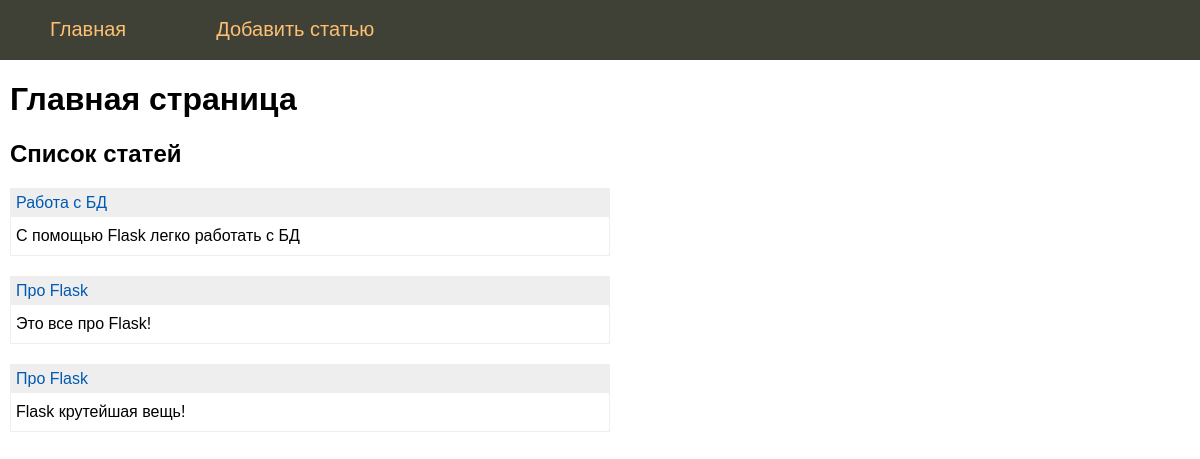
Before: / with the older database file.
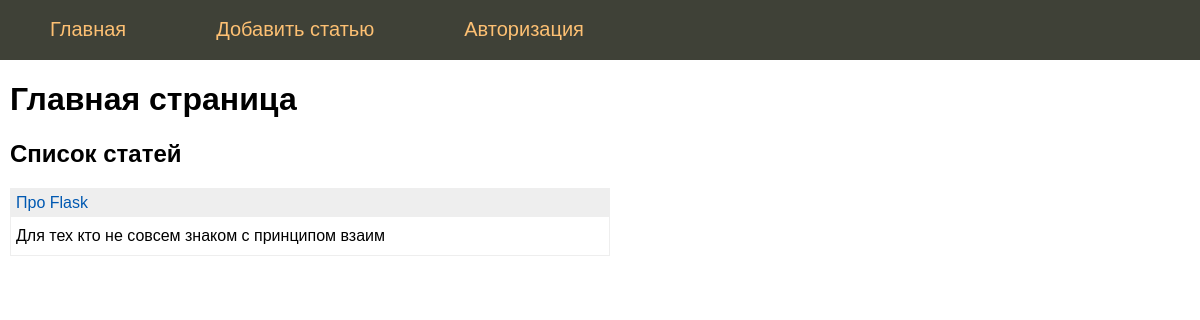
After: the same page with the newer database file.
### tables this page shows
CREATE TABLE mainmenu (
id integer primary key autoincrement,
title text not null,
url text not null
);

CREATE TABLE posts (
id integer PRIMARY KEY AUTOINCREMENT,
title text NOT NULL,
text text NOT NULL,
url text NOT NULL,
time integer NOT NULL
);

### flsite.py (the view)
@app.route("/")
def index():
    db = get_db()
    dbase = FDataBase(db)
    return render_template('index.html', menu = dbase.getMenu(), title="Главная страница", posts=dbase.getPostAnonce())

### FDataBase.py (called while the page is built)
    def getMenu(self):
        sql = '''SELECT * FROM mainmenu'''
        try:
            self.__cur.execute(sql)
            res = self.__cur.fetchall()
            if res: return res
        except:
            print("Ошибка чтения из БД")
        return[]

    def getPostAnonce(self):
        try:
            self.__cur.execute(f"SELECT id, title, text, url FROM posts ORDER BY time DESC")
            res = self.__cur.fetchall()
            if res: return res
        except sqlite3.Error as e:
            print("Ошибка получения стсьи из БД " +str(e))
        return []

### flsite.py (called while the page is built)
def connect_db():
    conn = sqlite3.connect(app.config['DATABASE'])
    conn.row_factory = sqlite3.Row
    return conn

def get_db():
    if not hasattr(g, 'link_db'):
        g.link_db = connect_db()
    return g.link_db

### templates/index.html
{% extends 'base.html' %}
{% block content %}
{{ super() }}
<h2>Список статей</h2>
<ul class="list-posts">
    {% for p in posts %}
    <li>
        <p class="title">
            <a href="{{ url_for('showPost', alias=p.url)}}">{{p.title}}</a></p>
            <p class="annonce">{{ p.text[:50] | striptags }}</p>
    </li>
    {% endfor %}
</ul>
{% endblock %}

### templates/base.html (shortened to what this page needs)
<!DOCTYPE html>
<html lang="en">
<head>
    <link type="text/css" rel="stylesheet" href=" {{ url_for('static', filename='css/styles.css') }} ">
</head>
<body>
    {% block content -%}
        {%- block mainmenu -%}
            <ul class="mainmenu">
                {% for m in menu -%}
                    <li>
                        <a href="{{ m.url }}">{{ m.title }}</a>
                    </li>
                {% endfor -%}
            </ul>
        {% endblock mainmenu -%}
        <div class="content">
            {% if title -%}
        <h1>{{title}}</h1>
            {% else -%}
        <h1>Про Flask</h1>
            {% endif -%}
{% endblock -%}
</div>
</body>
</html>

### static/css/styles.css (style rules this page uses)
html, body { font-family: 'Arial'; margin: 0; padding: 0; height: 100%; width: 100%; }
a { color: #0059b2; text-decoration: none; }
ul.mainmenu { list-style: none; background: #3F4137; height: 60px; margin: 0; padding: 0; color: #fdc073; font-size: 20px; overflow: hidden; }
ul.mainmenu li { float: left; margin: 18px 40px 0 50px; }
ul.mainmenu li a { color: #fdc073; text-decoration: none; }
div.content { margin: 10px; }
ul.list-posts { list-style: none; margin: 0; padding: 0; max-width: 600px; }
ul.list-posts li { margin: 20px 0 0 0; border: 1px solid #eee; }
ul.list-posts .title { margin: 0; padding: 5px; background: #eee; }
ul.list-posts .annonce { margin: 0; padding: 10px 5px 10px 5px; }

Changed rows visible on the page:
removed posts: title "Работа с БД", text "С помощью Flask легко работать с БД"
removed posts: title "Про Flask", text "Это все про Flask!"
added mainmenu: title "Авторизация"
changed posts "Про Flask": text "Flask крутейшая вещь!" → "Для тех кто не совсем знаком с принципом взаим"
